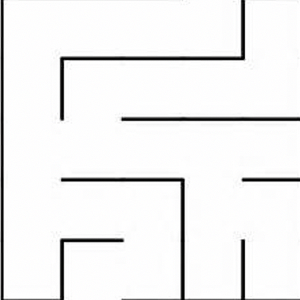
#> input picture FinalProj/src/maze.png, 300 x 300 px
$ python model1.py
#> lines starting #> are read from the running program, lines starting #| are printed output that depends on the picture
from PIL import Image
import matplotlib.pyplot as plt
import matplotlib.ticker as plticker
from numpy.random import uniform
import numpy as np
import math
import cv2

class Particle:
    def __init__(self,i,position, w = 0):
        self.id = i
        self.pose = [position[0],position[1],position[2]]    #x,y,theta
        self.weight = w
    def getId(self):
        return self.id
    def getPose(self):
        return self.pose
    def getWeight(self):
        return self.weight


class Program:
    def __init__(self):
        self.fig = None
        self.ax = None
        self.im = None
        self.n_grids = 10
        self.particle_number = 200
        self.x_grid_size = None
        self.y_grid_size = None
        self.im_xsize = None
        self.im_ysize = None
        self.particles = []
        self.weights = []
        self.move_error_prob = 0.1
        self.sensor_noise = 0.1
        self.rndmNoise = 0.1
        #self.obstacles = [(135,180),(165,180),(195,180),(225,180),(255,180),(285,180)] #assuming robot always look up (1dim test)
        self.SIM_robot = [] #!!! for simulating the robot. Store x & y
        self.obstacles = [[(0,0),(0,300)],[(0,0),(300,0)],[(0,300),(300,300)],[(300,0),(300,300)],\
            [(60,240),(240,240)],[(120,180),(300,180)],[(60,120),(180,120)],[(240,120),(300,120)],\
                [(60,60),(120,60)],\
                    [(240,240),(240,300)],[(60,180),(60,240)],[(60,0),(60,60)],[(240,0),(240,60)]] ####This is one line on the map

        self.buildWorld()
        self.initParticles(self.particle_number)
        self.SIM_SPAWN_ROBOT()
        self.plotParticles()
        print("Grid size: "+str(self.x_grid_size) + " x "+str(self.y_grid_size))

    def buildWorld(self,img_source='maze.png'):
#> called with img_source = 'maze.png'
        plt.clf()
        dpi = 100
        #n_grids = 5

        im = Image.open(img_source)
#> im is the input picture: PIL image 300x300 RGBA; mean R, G, B, A 241.2, 241, 241.2, 255
        #im = plt.imread(img_source)
        im = im.transpose(Image.FLIP_TOP_BOTTOM)
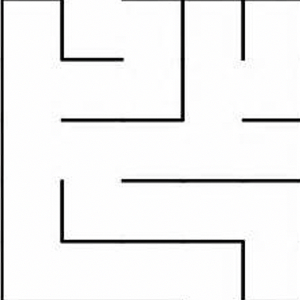
#> im: PIL image 300x300 RGBA; mean R, G, B, A 241.2, 241, 241.2, 255

        self.im_xsize = im.size[0]
#> self.im_xsize = 300
        self.im_ysize = im.size[1]
#> self.im_ysize = 300
        fig = plt.figure(figsize=(float(self.im_xsize)/dpi,float(self.im_ysize)/dpi),dpi=dpi)
        ax = fig.add_subplot(111)

        # Remove whitespace from around the image
        fig.subplots_adjust(left=0,right=1,bottom=0,top=1)

        ax.set_xlim(0, self.im_xsize)
        ax.set_ylim(0, self.im_ysize)
        print("SIZE: "+str(self.im_xsize)+" : "+str(self.im_ysize))
#| SIZE: 300 : 300

        self.x_grid_size = self.im_xsize/self.n_grids
#> self.x_grid_size = 30
        self.y_grid_size = self.im_ysize/self.n_grids
#> self.y_grid_size = 30
        ax.xaxis.set_major_locator(plticker.MultipleLocator(self.x_grid_size))
        ax.yaxis.set_major_locator(plticker.MultipleLocator(self.y_grid_size))

        ax.grid(which='major', linestyle='-')

        ax.imshow(im, origin='lower')

        fig.savefig('TEST_maze.png')
        #im.show()
        im.close()
    def initParticles(self,N):
#> called with N = 200
        for i in range(N):
            #n = np.random.random()
            #n = n*300               #!!!!!!!!!!!!REMOVE RESTRICTION
            n = uniform(0, self.im_xsize)
            #ny = np.random.random()
            #ny = (ny*30)+150        #!!!!!!!!!!!!
            ny = uniform(0, self.im_ysize)
            theta = 1.57
            self.particles.append(Particle(i,[n,ny,theta]))

    def SIM_SPAWN_ROBOT(self):
        """For simulation only"""
        # [6 lines of commented-out code are left out]
        rx, ry, theta = 100, 140, 1 #280, 150, 1.5
        self.SIM_robot = [rx,ry,theta]
    def euclidean_dist(self,start,end):
        return math.sqrt((start[0] - end[0]) **2 + (start[1] - end[1])**2)
    def ROBOT_GET_POSE(self):
        return self.SIM_robot
    def plotParticles(self):

        self.buildWorld() #clear image
#| SIZE: 300 : 300

        xi = []
        yi = []
        for x in self.particles:
            xi.append(x.pose[0])
        for y in self.particles:
            yi.append(y.pose[1])

        plt.scatter(xi,yi, c='blue', s=4)
        plt.scatter(self.SIM_robot[0],self.SIM_robot[1], c='red',s=8)


        plt.savefig('TEST_maze.png')
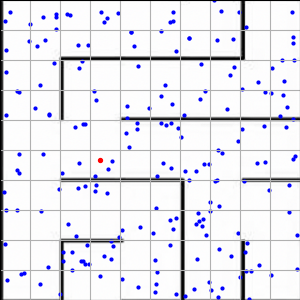
#> figure drawn by matplotlib, 1 panel

        img = cv2.imread('TEST_maze.png')
#| Grid size: 30.0 x 30.0
        cv2.imshow('image',img)
        cv2.waitKey(1)  #!!!wait for key
        #plt.show()

        print("SIM_ROBOT coord: "+str(self.SIM_robot[0])+" , "+str(self.SIM_robot[1])+" Theta: "+str(self.SIM_robot[2]))

    def point_to_map(self):
        """map a particle to a fixed grid square"""
        #get mapping for x and y
        mapx = []
        for p in self.particles:
            ix = p.getPose()[0]
            iy = p.getPose()[1]

            m = math.floor((float(self.im_xsize) - ix)/self.x_grid_size)
            m = (self.n_grids-1) - m

            m1 = math.floor((float(self.im_ysize) - iy)/self.y_grid_size)
            m1 = (self.n_grids-1) - m1

            mapx.append((m,m1))

        return mapx

    def find_nearest(self, array, value):
        """find nearest element to value in array"""
        array = np.asarray(array)
        idx = (np.abs(array - value)).argmin()
        return array[idx]

    def check_for_obstacles(self,sPose, fPose):
        """See if particle can go from s to f
            Returns False if not possible to move
            Returns True if possible to move
        """
        for obs in self.obstacles:
            sobs, fobs = obs[0], obs[1] #start and final points of obstacle
            sobsx, sobsy = sobs #x and y starting of obstacle
            fobsx, fobsy = fobs #x and y finish of obstacle

            # [7 lines of commented-out code are left out]

            if(sobsy == fobsy): #Horizontal obstacle
                if(sobsx <= sPose[0] and fobsx >= sPose[0] )and\
                    (sPose[1] <= sobsy and fPose[1] >= sobsy): #robot cross the line
                    print("Evited by HORIZONTAL")
                    print(obs)
                    return False
            if(sobsx == fobsx): #Verticl obstacle
                if(sobsy <= sPose[1] and fobsy >= sPose[1] )and\
                    (sPose[0] <= sobsx and fPose[0] >= sobsx): #robot cross the line
                    print("Evited by VERTICAL")
                    print(obs)
                    return False

        #you can move
        return True

        #!!! TESTING
        #self.SIM_robot = fPose
    def get_distance_to_all_obstacles(self, point):
        """Divide each obstacle into n_grid point
        keep the smalles distance to the given point
        return the distance for all obstacles (walls included)
        """
        distances = []
        for obs in self.obstacles:
            sobs, fobs = obs[0], obs[1] #start and final points of obstacle
            sobsx, sobsy = sobs #x and y starting of obstacle
            fobsx, fobsy = fobs #x and y finish of obstacle

            step_walls = self.n_grids * 2
            xstep = (np.abs(fobsx-sobsx))/step_walls
            ystep = (np.abs(fobsy-sobsy))/step_walls
            xs = np.zeros(step_walls)
            ys = np.zeros(step_walls)
            if(xstep != 0):
                xs = np.array(np.arange(sobsx,fobsx,xstep))
            if(ystep != 0):
                ys = np.array(np.arange(sobsy,fobsy,ystep))

            ds = np.sqrt((point[0] - xs) **2 + (point[1] - ys)**2)
            for d in ds:
                distances.append(d)
        return distances
            #d = self.find_nearest(distances,)

    def model_proposal(self, startPose, endPose):
        #Move
        self.SIM_robot = endPose
        #Robot movement difference
        sxr, syr, sthr = startPose[0], startPose[1], startPose[2]
        fxr, fyr, fthr = endPose[0], endPose[1], endPose[2]
        dxr, dyr = (fxr - sxr),(fyr - syr)
        dthr = np.arctan2((fyr-syr), (fxr-sxr))

        new_particles = []
        for i, p in enumerate(self.particles):
            spx, spy, spth = p.getPose()[0], p.getPose()[1], p.getPose()[2]
            fpx = spx + np.cos(dthr)* (10*np.random.randn())#dxr #try to move as the robot moved
            fpy = spy + np.cos(dthr)* (10*np.random.randn())#dyr
            fpth = spth #!!! Change theta for a not fixed one

            #if not (self.check_for_obstacles([spx,spy,spth],[fpx,fpy,fpth])):
            #   fpx,fpy, fpth = spx, spy, spth

            new_particles.append(Particle(i,[fpx,fpy,fpth],p.getWeight()))

        self.particles = new_particles
        #Plot new particles
        #self.plotParticles()

    def model_correction(self, sensorDistance):
        #Observe
#> called with sensorDistance = 114.2
        new_particles = []
        ws = []
        for i, p in enumerate(self.particles):
            #find all distances to obs
            distances = self.get_distance_to_all_obstacles(p.getPose())
            #find most similar distance to sensor data
            d = np.min(distances ) #!!!TESTING
            #d = self.find_nearest(distances,sensorDistance)

            error_sense = abs(sensorDistance - d)
            # w = (np.exp(- (error_sense ** 2) / (self.sensor_noise ** 2) / 2.0) /
            #           sqrt(2.0 * pi * (self.sensor_noise ** 2)))

            #Normal dist of error
            # w = (np.exp(-(error_sense ** 2)/(2.0*self.sensor_noise ** 2)))/ \
            #     (self.sensor_noise*np.sqrt(6.28))

            exponent = (-0.5*(error_sense)**2)/(self.sensor_noise**2)
            noise = (1/np.sqrt(6.28*self.sensor_noise**2))* np.exp(exponent)
            w = self.rndmNoise * noise + (1-self.rndmNoise) * (1/sensorDistance)

            #update particles
            new_particles.append(Particle(i,p.getPose(),w))
            ws.append(w)
        self.weights = ws
        self.particles = new_particles

    def model_resample(self):
        new_particles = []
        n_weights = self.weights/np.sum(self.weights)

        idx = [np.random.choice(np.arange(0,self.particle_number),p=n_weights) \
                for i in range(self.particle_number)]

        for i in idx:
            new_particles.append(self.particles[i])
        self.particles = new_particles

if __name__ == "__main__":

    p = Program()

    SIM_steps = np.arange(-1,1,0.1)
    cv2.waitKey(0)
    for x in range(300):
        #get coordinates for particles
        #print("\n Particle on map")
        #print(p.point_to_map())

        #Movement
        startPose = p.ROBOT_GET_POSE()
        #Move robot #!!! For testing user input
        print("Your pose is: ")
        print(startPose)
        #endPose =   list(map(float,input("\nMove robot to coordinate: ").strip().split()))[:3]
        #endPose = [startPose[0]-1,170,1.5]

        endPose = startPose
        dx,dy = np.random.choice(SIM_steps,2)
        dx *= (8*np.random.randn())
        dy *= (8*np.random.randn())

        tPose = [startPose[0]+(dx),startPose[1]+(dy),1.5]
        if(p.check_for_obstacles(startPose,tPose)): #try to move at random
            endPose = tPose

        p.model_proposal(startPose,endPose)
        #p.check_for_obstacles(startPose,endPose)

        #Sense
        #sensorReading = float(input("\nInsert sensor reading: "))
        d = p.get_distance_to_all_obstacles(endPose)
        sensorReading = np.min(d)
        print(sensorReading)
        p.model_correction(sensorReading)

        #Resample
        p.model_resample()

        #refresh view
        p.plotParticles()
#| SIZE: 300 : 300
#> in plotParticles (call 2), `plt.savefig('TEST_maze.png')`:
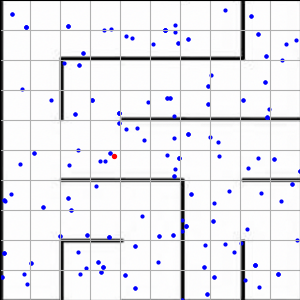
#> figure drawn by matplotlib, 1 panel
#> (the run stopped early here; a loop or call above may not have finished)
